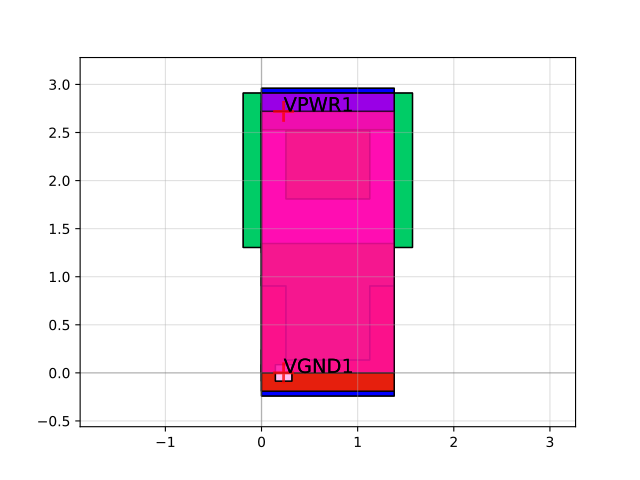

Source code (Python):
import sky130

c = sky130.components.sky130_fd_sc_hd__conb_1()
c.plot()
